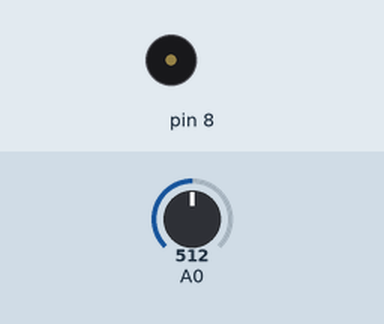
The sketch below on a simulated Arduino Uno, built with avr-gcc and run on an emulated ATmega328P. On the bench: buzzer (waves = sounding). The inputs (shaded band) are chosen by the test bench; at power-on: A0 = 512.

Above: at 0.5 s.
Timing chart, 0 to 3.0 s (numbered marks = the images above):
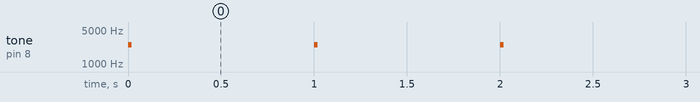

The sketch:

light_sensor.ino
```cpp
void setup() {

}

void loop() {
 tone(8,map(analogRead(A0),0,1023,31,4978),20); // 31~4978은 능동부저가 낼 수 있는 음의 범위
 delay(1000);
}
```

Measured:
- by itself, tone on pin 8: alternates 2506 Hz for 0.02 s and silent for 0.98 s
